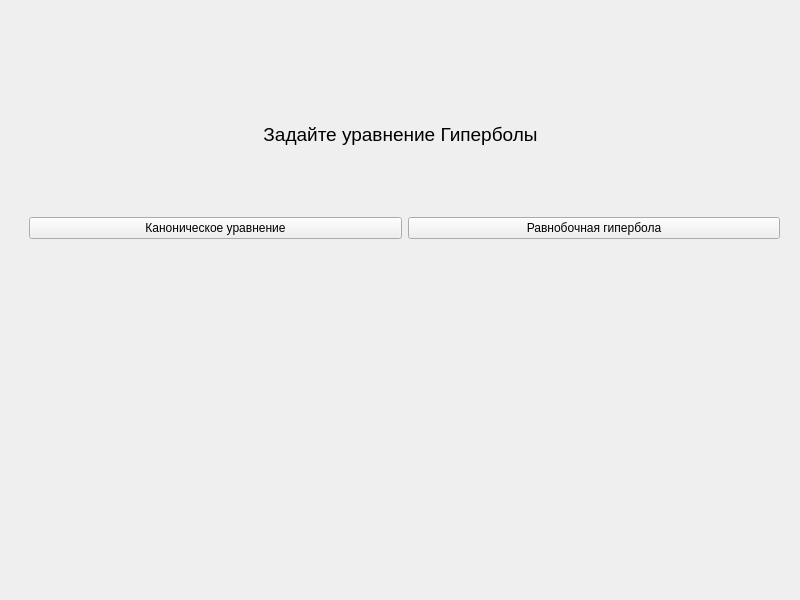
<?xml version="1.0" encoding="UTF-8"?>
<ui version="4.0">
 <class>HyperbolaV</class>
 <widget class="QWidget" name="HyperbolaV">
  <property name="geometry">
   <rect>
    <x>0</x>
    <y>0</y>
    <width>800</width>
    <height>600</height>
   </rect>
  </property>
  <property name="windowTitle">
   <string>Form</string>
  </property>
  <widget class="QLabel" name="label">
   <property name="geometry">
    <rect>
     <x>0</x>
     <y>0</y>
     <width>801</width>
     <height>601</height>
    </rect>
   </property>
   <property name="text">
    <string/>
   </property>
   <property name="pixmap">
    <pixmap>../../kursachFoto/fon.png</pixmap>
   </property>
  </widget>
  <widget class="QLabel" name="label_2">
   <property name="geometry">
    <rect>
     <x>0</x>
     <y>120</y>
     <width>801</width>
     <height>28</height>
    </rect>
   </property>
   <property name="font">
    <font>
     <pointsize>14</pointsize>
    </font>
   </property>
   <property name="text">
    <string>Задайте уравнение Гиперболы</string>
   </property>
   <property name="alignment">
    <set>Qt::AlignCenter</set>
   </property>
  </widget>
  <widget class="QWidget" name="">
   <property name="geometry">
    <rect>
     <x>29</x>
     <y>217</y>
     <width>751</width>
     <height>91</height>
    </rect>
   </property>
   <layout class="QGridLayout" name="gridLayout">
    <item row="0" column="0">
     <widget class="QPushButton" name="pushButton">
      <property name="text">
       <string>Каноническое уравнение</string>
      </property>
     </widget>
    </item>
    <item row="0" column="1">
     <widget class="QPushButton" name="pushButton_2">
      <property name="text">
       <string>Равнобочная гипербола</string>
      </property>
     </widget>
    </item>
    <item row="1" column="0">
     <widget class="QLabel" name="label_3">
      <property name="text">
       <string/>
      </property>
      <property name="pixmap">
       <pixmap>../../kursachFoto/HypKanon.jpg</pixmap>
      </property>
      <property name="alignment">
       <set>Qt::AlignCenter</set>
      </property>
     </widget>
    </item>
    <item row="1" column="1">
     <widget class="QLabel" name="label_4">
      <property name="text">
       <string/>
      </property>
      <property name="pixmap">
       <pixmap>../../kursachFoto/HypRavnoboch.jpg</pixmap>
      </property>
      <property name="alignment">
       <set>Qt::AlignCenter</set>
      </property>
     </widget>
    </item>
   </layout>
  </widget>
 </widget>
 <resources/>
 <connections/>
</ui>
